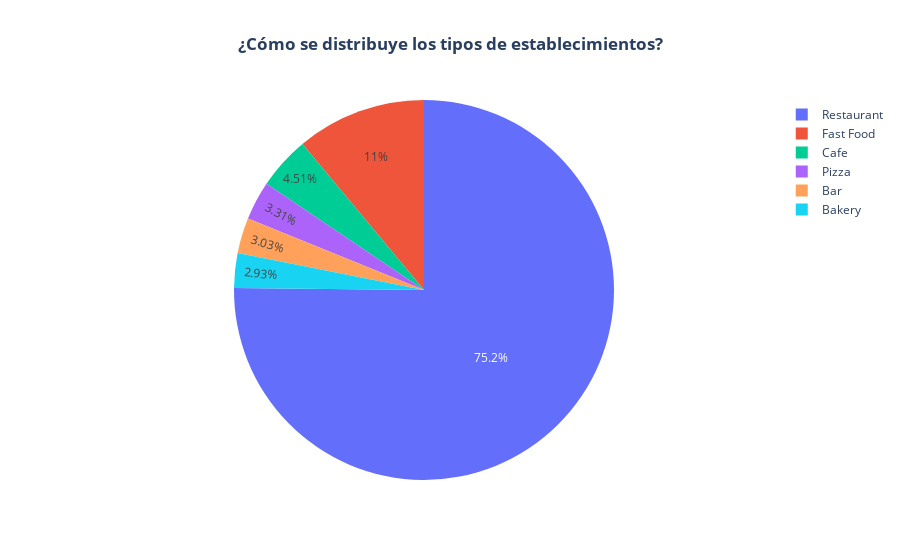

Write notebook code for a chart like this one.
### Markdown cell above
## Investiga las proporciones de los distintos tipos de establecimientos.

### Code cell
data_object=data.groupby("object_type")["id"].count().reset_index() #  Agrupando por tipo de establecimiento y calculando cantidad

fig = go.Figure(data=[go.Pie(labels=data_object["object_type"], values=data_object["id"])])
fig.update_layout(title_text='<b>¿Cómo se distribuye los tipos de establecimientos?</b>', title_x=0.5)
fig.show()

### Figure 1 — Plotly figure (JSON) as saved in the notebook; plotly's stock layout.template omitted (floating-point values rounded to 4 significant figures)
{"data": [{"labels": ["Bakery", "Bar", "Cafe", "Fast Food", "Pizza", "Restaurant"], "type": "pie", "values": [283, 292, 435, 1066, 319, 7253]}], "layout": {"title": {"text": "<b>¿Cómo se distribuye los tipos de establecimientos?</b>", "x": 0.5}}}
